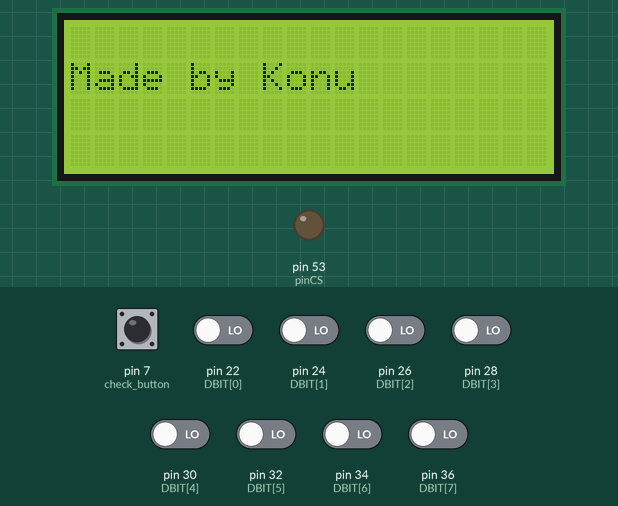
Bench run of a sketch on a simulated Arduino Mega 2560, built with avr-gcc and run on an emulated ATmega2560. On the bench: 20×4 character LCD, output pins drawn as LEDs (lit = HIGH). Inputs (shaded band) come from the test bench; at power-on: pin 7 (check_button) HIGH, pin 22 (DBIT[0]), pin 24 (DBIT[1]), pin 26 (DBIT[2]), pin 28 (DBIT[3]), pin 30 (DBIT[4]), pin 32 (DBIT[5]), pin 34 (DBIT[6]), pin 36 (DBIT[7]) LOW. The local clock reads 2024-03-15 10:24:30 at power-on unless the sketch sets it; storage starts empty; pins used as bus, display or sensor lines are not drawn; what the sketch prints to the serial monitor is not drawn.

Above: at 3.1 s.
At 5.1 s:
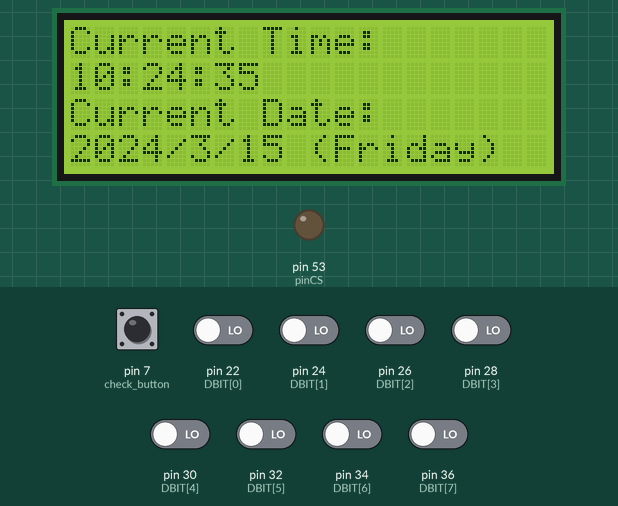
9.4 s: pin 7 (check_button) pulled LOW for 1 s
18.3 s: pin 7 (check_button) pulled LOW for 0.15 s
At 22.3 s:
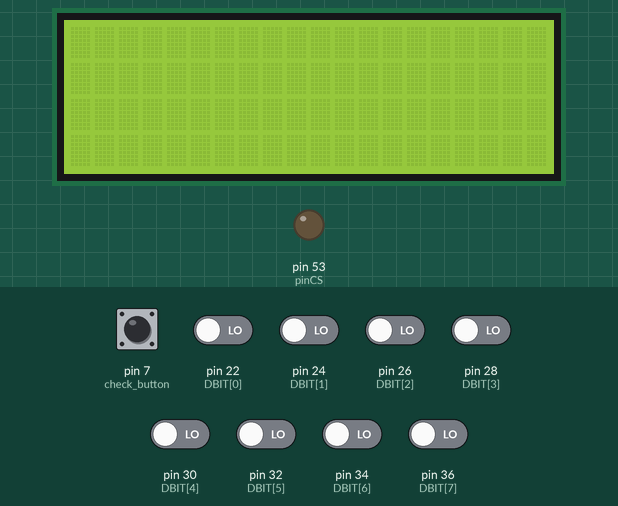
Timing chart, 0 to 23.8 s (numbered marks = the images above; inputs shaded):
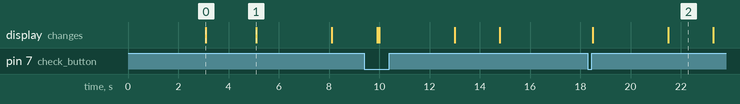

Measured:
- after the input at 18.3 s, the display: first changes after 0.19 s (image 2 shows a later state)
- what the display in image 0 shows lasts 2.0 s, from 3.1 s to 5.1 s
- what the display in image 1 shows lasts 3.0 s, from 5.1 s to 8.1 s

The sketch:

8_temp_logger.ino
```cpp
#include <SoftwareSerial.h>
#include <SD.h>
#include <SPI.h>
#include <Wire.h>
#include <RTClib.h>
#include <LiquidCrystal.h>

RTC_DS3231 rtc;

char daysOfTheWeek[7][12] = {"Sunday", "Monday", "Tuesday", "Wednesday", "Thursday", "Friday", "Saturday"};

const int rs = 12, en = 11, d4 = 5, d5 = 4, d6 = 3, d7 = 2;
LiquidCrystal lcd(rs, en, d4, d5, d6, d7);

#define CLK 40
#define CS 42

#define check_button 7

File logger;

/*
  SD card attached to SPI bus as follows:
 ** MOSI - pin 51
 ** MISO - pin 50
 ** CLK - pin 52
 ** CS - pin 53 (for MKRZero SD: SDCARD_SS_PIN)
*/

// connect CS pin of sd card module to pin 53 on mega
int pinCS = 53;

//connect sensor
// number      1 2 3 4 5 6 7 8
int DBIT[8] = {22, 24, 26, 28, 30, 32, 34, 36}; // SO pins of max3 ic

int v = 0;
float Ctemp[8] = {0, 0, 0, 0, 0, 0, 0, 0}, Ftemp[8] = {0, 0, 0, 0, 0, 0, 0, 0};

// to calibrate temperature
// change each array element to calib each sensor in order
float sensor1_Calibrate = 0;
float sensor2_Calibrate = 0;
float sensor3_Calibrate = 0;
float sensor4_Calibrate = 0;
float sensor5_Calibrate = 0;
float sensor6_Calibrate = 0;
float sensor7_Calibrate = 0;
float sensor8_Calibrate = 0;


//edit this to increase datalogging speed in sd card
int interval = 2; //use multiples of 2 seconds

//This variable is just for counting
int w = 0;

float c_calib[8] = {
  sensor1_Calibrate,
  sensor2_Calibrate,
  sensor3_Calibrate,
  sensor4_Calibrate,
  sensor5_Calibrate,
  sensor6_Calibrate,
  sensor7_Calibrate,
  sensor8_Calibrate
};

void setup()   {
  Serial.begin(9600);
  pinMode(check_button, INPUT_PULLUP);
  rtc.begin(); // Initialize the rtc object
  lcd.begin(20, 4);

  delay(3000); // wait for console opening

  if (! rtc.begin()) {
    Serial.println("Couldn't find RTC");
    while (1);
  }

  if (rtc.lostPower()) {
    Serial.println("RTC lost power, lets set the time!");
    // following line sets the RTC to the date & time this sketch was compiled
    rtc.adjust(DateTime(F(__DATE__), F(__TIME__)));
    // This line sets the RTC with an explicit date & time, for example to set
    // January 21, 2014 at 3am you would call:
    // rtc.adjust(DateTime(2014, 1, 21, 3, 0, 0));
  }

  Serial.print("Initializing SD card...");

  if (!SD.begin(53)) {
    Serial.println("initialization failed!");
    while (1);
  }
  Serial.println("initialization done.");

  pinMode(pinCS, OUTPUT);
  pinMode(CLK, OUTPUT);
  pinMode(DBIT[1], INPUT);
  pinMode(DBIT[2], INPUT);
  pinMode(DBIT[3], INPUT);
  pinMode(DBIT[4], INPUT);
  pinMode(DBIT[5], INPUT);
  pinMode(DBIT[6], INPUT);
  pinMode(DBIT[7], INPUT);
  pinMode(DBIT[0], INPUT);
  pinMode(CS, OUTPUT);
  digitalWrite(CS, HIGH);
  digitalWrite(CLK, LOW);

  lcd.clear();
  lcd.setCursor(0, 1);
  lcd.print("Made by Konu");
  delay(2000);

  DateTime now = rtc.now();

  lcd.clear();
  lcd.setCursor(0, 0);
  lcd.print("Current Time:");
  lcd.setCursor(0, 1);
  lcd.print(now.hour(), DEC);
  lcd.print(':');
  lcd.print(now.minute(), DEC);
  lcd.print(':');
  lcd.print(now.second(), DEC);
  lcd.setCursor(0, 2);
  lcd.print("Current Date:");
  lcd.setCursor(0, 3);
  lcd.print(now.year(), DEC);
  lcd.print('/');
  lcd.print(now.month(), DEC);
  lcd.print('/');
  lcd.print(now.day(), DEC);
  lcd.print(" (");
  lcd.print(daysOfTheWeek[now.dayOfTheWeek()]);
  lcd.print(") ");
  delay(3000);

  //make sure the name of the .txt file is at max 8 characters only
  logger = SD.open("temp_log.txt", FILE_WRITE);
  if (logger) {
    logger.println("Date,Time,1,2,3,4,5,6,7,8,Average");
    logger.close(); // close the file
  }
  else {
    Serial.println("error opening temp_log.txt");
  }

  lcd.clear();
}

void loop()   {
  DateTime now = rtc.now();
  if (digitalRead(check_button) == LOW) {
    delay(70);
    lcd.clear();
    lcd.setCursor(0, 0);
    lcd.print("Current Time:");
    lcd.setCursor(0, 1);
    lcd.print(now.hour(), DEC);
    lcd.print(':');
    lcd.print(now.minute(), DEC);
    lcd.print(':');
    lcd.print(now.second(), DEC);
    lcd.setCursor(0, 2);
    lcd.print("Current Date:");
    lcd.setCursor(0, 3);
    lcd.print(now.year(), DEC);
    lcd.print('/');
    lcd.print(now.month(), DEC);
    lcd.print('/');
    lcd.print(now.day(), DEC);
    lcd.print(" (");
    lcd.print(daysOfTheWeek[now.dayOfTheWeek()]);
    lcd.print(") ");
    delay(3000);
    lcd.clear();
  }
  read_all_sen();

  lcd.setCursor(0, 0);
  lcd.print("1: ");
  lcd.print(Ctemp[0], 2);
  lcd.setCursor(9, 0);
  lcd.print("2: ");
  lcd.print(Ctemp[1], 2);
  lcd.setCursor(0, 1);
  lcd.print("3: ");
  lcd.print(Ctemp[2], 2);
  lcd.setCursor(9, 1);
  lcd.print("4: ");
  lcd.print(Ctemp[3], 2);
  lcd.setCursor(0, 2);
  lcd.print("5: ");
  lcd.print(Ctemp[4], 2);
  lcd.setCursor(9, 2);
  lcd.print("6: ");
  lcd.print(Ctemp[5], 2);
  lcd.setCursor(0, 3);
  lcd.print("7: ");
  lcd.print(Ctemp[6], 2);
  lcd.setCursor(9, 3);
  lcd.print("8: ");
  lcd.print(Ctemp[7], 2);


  if (interval == w) {
    logger = SD.open("temp_log.txt", FILE_WRITE);
    if (logger) {
      float sum = 0;
      logger.print(now.year(), DEC);
      logger.print('/');
      logger.print(now.month(), DEC);
      logger.print('/');
      logger.print(now.day(), DEC);
      logger.print(",");
      logger.print(now.hour(), DEC);
      logger.print(':');
      logger.print(now.minute(), DEC);
      logger.print(':');
      logger.print(now.second(), DEC);
      for (int i = 0; i < 8; i++) {
        logger.print(",");
        logger.print(Ctemp[i]);
        sum += Ctemp[i];
      }
      sum = sum / 8;
      logger.print(",");
      logger.println(sum);
      logger.close(); // close the file
    }
    // if the file didn't open, print an error:
    else {
      Serial.println("error opening temp_log.txt");
    }
    w = 0;
  }
  else if (w < interval) {
    w++;
  }
}

void read_all_sen() {
  for (int i = 0; i < 8; i++) {
    v = spiRead(DBIT[i]);
    if (v == -1)   {
      Serial.print("No sensor \n");
    }
    else   {
      Ctemp[i] =  (v * 0.25) + c_calib[i];
      Ftemp[i] = (Ctemp[i] * 9 / 5) + 32;
      //Serial.println(Ftemp);
      // Serial.print("\n");
    }
  }
}

int spiRead(int senpin)   {
  int value = 0;
  digitalWrite(CS, LOW);
  delay(2);
  digitalWrite(CS, HIGH);
  delay(220);

  /* Read the chip and return the raw temperature value */
  /* Bring CS pin low to allow us to read the data from
    the conversion process */

  digitalWrite(CS, LOW);
  /* Cycle the clock for dummy bit 15 */
  digitalWrite(CLK, HIGH);
  delay(1);
  digitalWrite(CLK, LOW);

  /*
    Read bits 14-3 from MAX6675 for the Temp. Loop for each bit reading
    the value and storing the final value in 'temp'
  */

  for (int i = 14; i >= 0; i--) {
    digitalWrite(CLK, HIGH);
    value += digitalRead(senpin) << i;
    digitalWrite(CLK, LOW);
  }
  // check bit D2 if HIGH no sensor
  if ((value & 0x04) == 0x04) return -1;

  // shift right three places
  return value >> 3;
}
```
